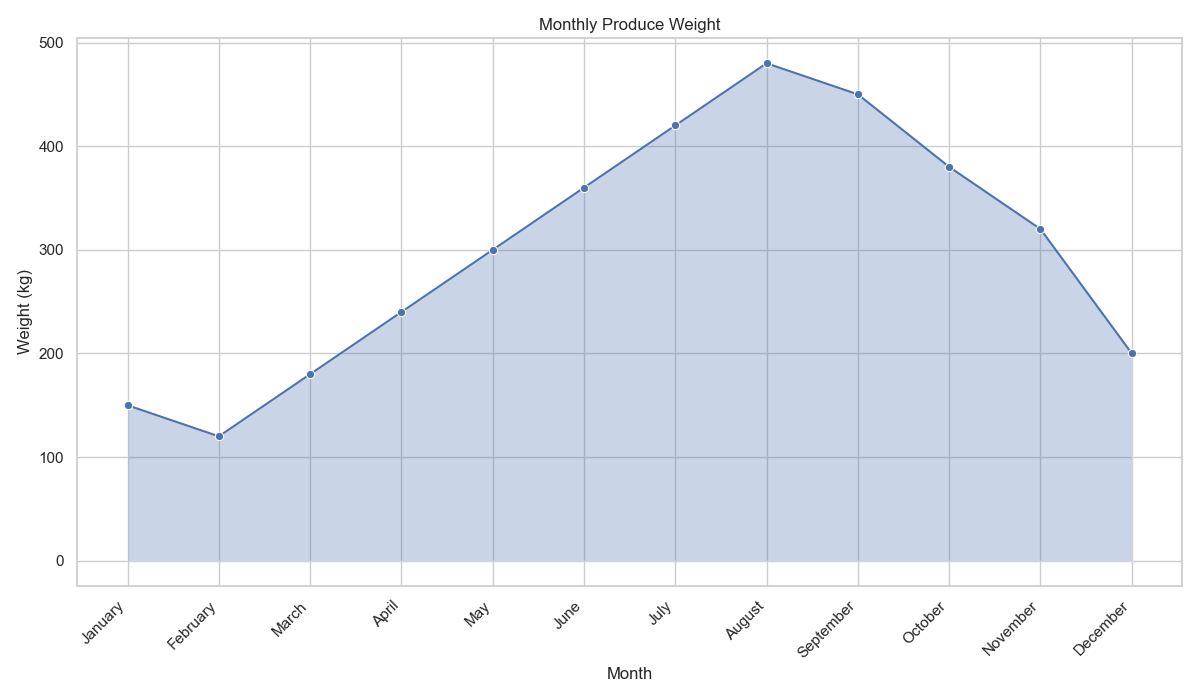

The Python source for this figure:

import seaborn as sns
import pandas as pd
import matplotlib.pyplot as plt

# Provided chart table data
data = [
    {'Month': 'January', 'Produce Weight (in kg)': 150},
    {'Month': 'February', 'Produce Weight (in kg)': 120},
    {'Month': 'March', 'Produce Weight (in kg)': 180},
    {'Month': 'April', 'Produce Weight (in kg)': 240},
    {'Month': 'May', 'Produce Weight (in kg)': 300},
    {'Month': 'June', 'Produce Weight (in kg)': 360},
    {'Month': 'July', 'Produce Weight (in kg)': 420},
    {'Month': 'August', 'Produce Weight (in kg)': 480},
    {'Month': 'September', 'Produce Weight (in kg)': 450},
    {'Month': 'October', 'Produce Weight (in kg)': 380},
    {'Month': 'November', 'Produce Weight (in kg)': 320},
    {'Month': 'December', 'Produce Weight (in kg)': 200}
]

# Convert the table data to a pandas DataFrame
df = pd.DataFrame(data)

# Set the aesthetic style of the plots
sns.set_style("whitegrid")

# Create the lineplot
lineplot = sns.lineplot(x='Month', y='Produce Weight (in kg)', data=df, sort=False, marker='o')

# Use fill_between from Matplotlib to fill the area under the line
plt.fill_between(x=df['Month'], y1=df['Produce Weight (in kg)'], alpha=0.3)

# Customize the plot with diversified visual encoding
plt.title('Monthly Produce Weight')
plt.xticks(rotation=45, ha='right')  # Rotate the x-axis labels for better readability
plt.xlabel('Month')  # X-axis Label
plt.ylabel('Weight (kg)')  # Y-axis Label
plt.tight_layout()  # Adjust the plot to ensure everything fits without overlapping

# Show the plot
plt.show()
